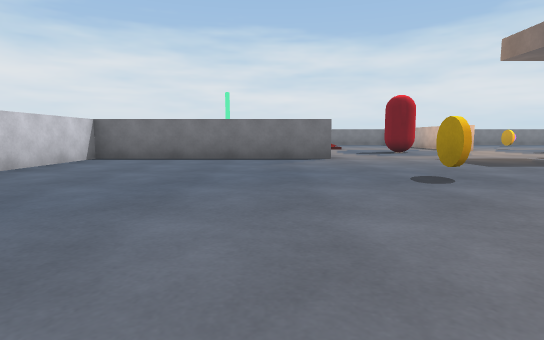
view 1 (above)

20 first-person views from a walk through a scene from a Unity 3-D project. The camera is 0.58 m above the floor, tilts 6° down and sees 80° across. The floor is counted in squares, 1 m on a side. Each view is taken from the middle of a square. On the plan, view 1 faces up. The plan holds only what a view shows up to about 9 squares ahead; the rest is blank. The player is left out.

view 2
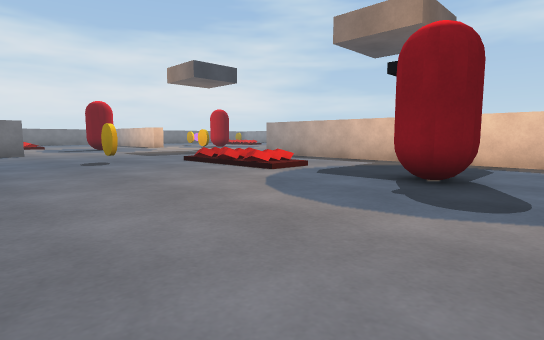

view 3
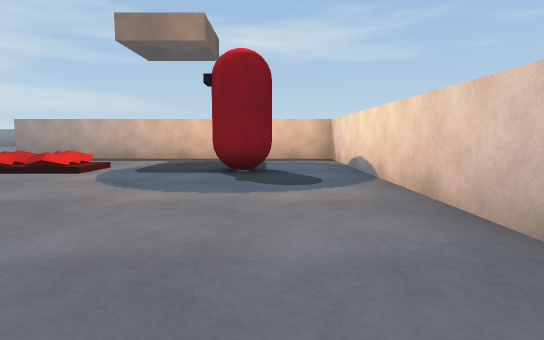

view 4
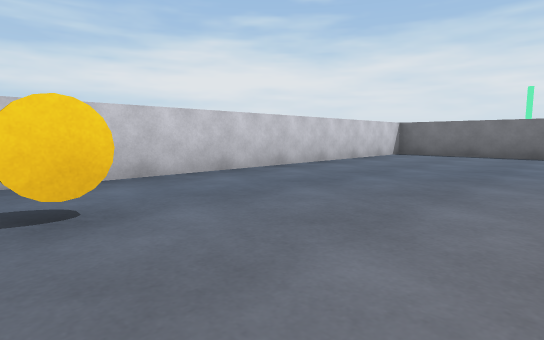

view 5
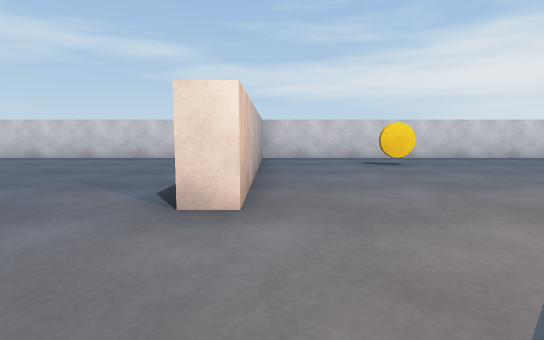

view 6
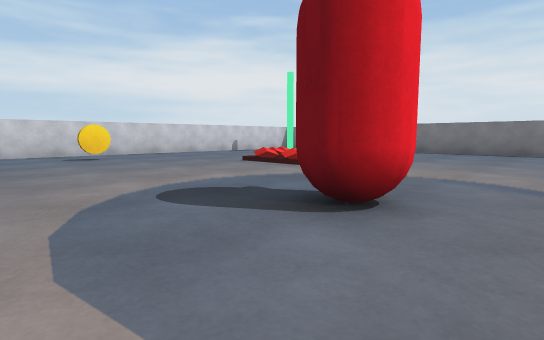

view 7
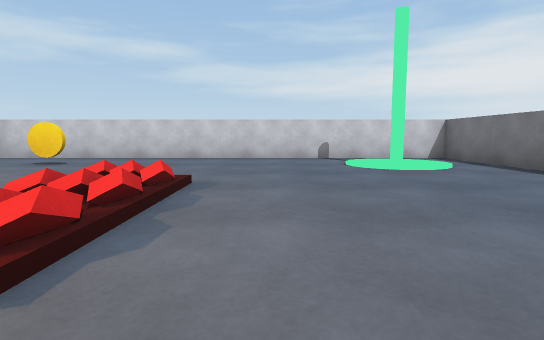

view 8
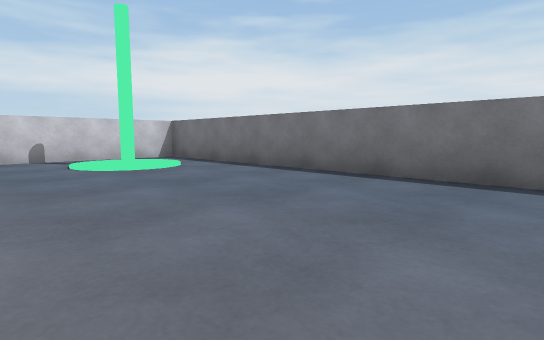

view 9
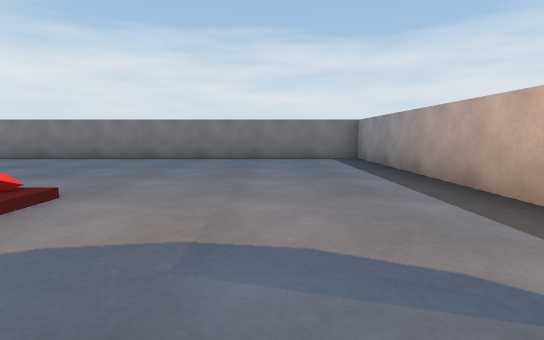

view 10
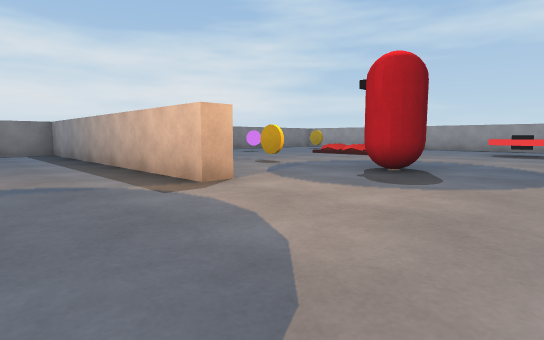

view 11
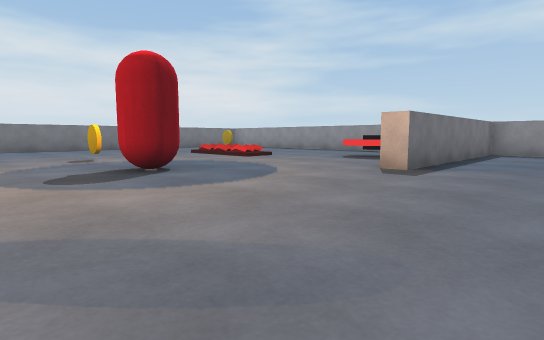

view 12
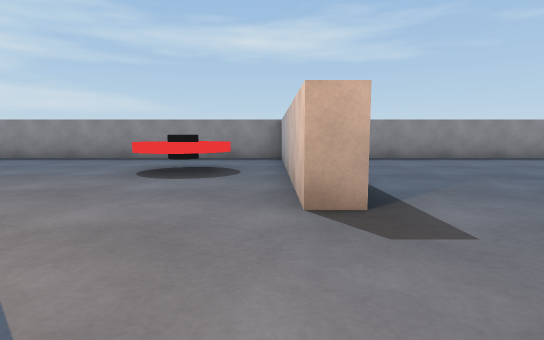

view 13
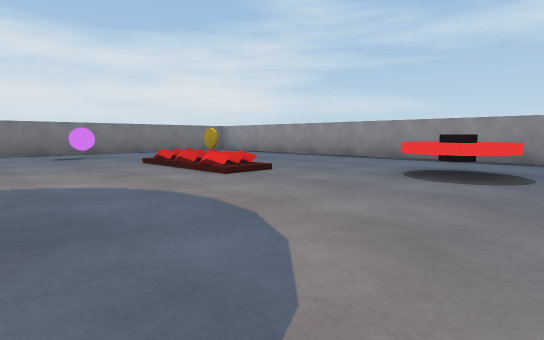

view 14
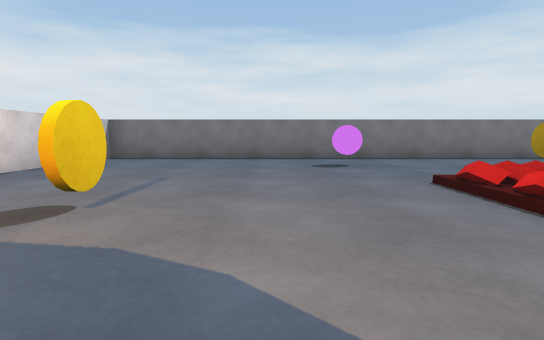

view 15
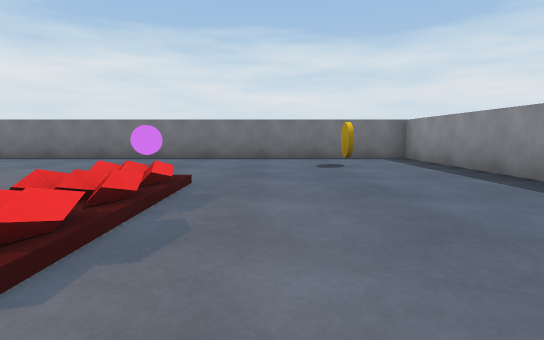

view 16
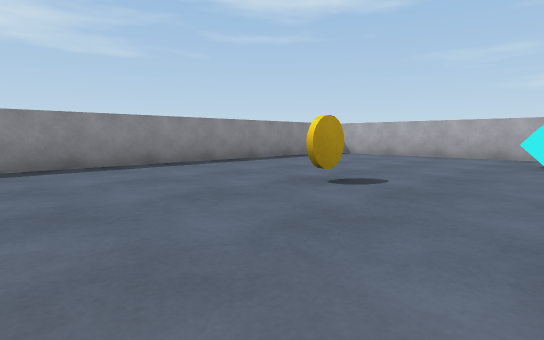

view 17
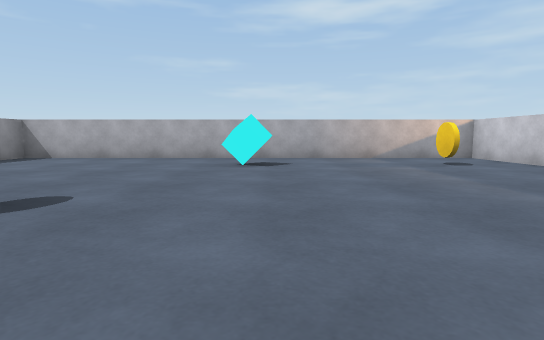

view 18
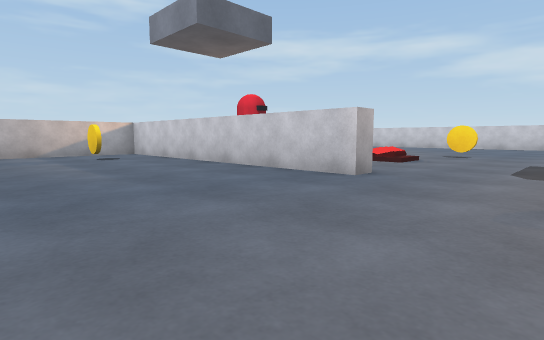

view 19
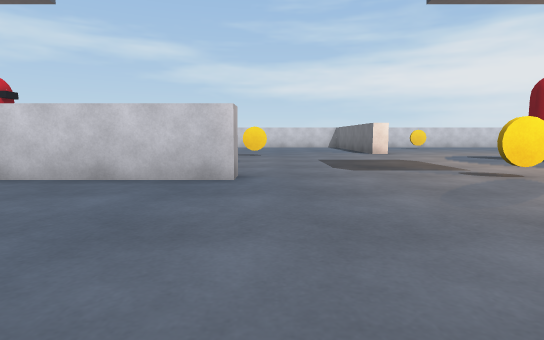

view 20
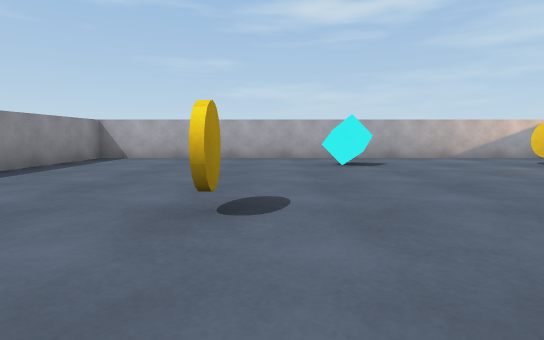

### Floor plan
Key: @ floor where view 1 was taken; # wall or solid block; . main floor; : floor 0.05 m higher than the main floor; / step, stairs or slope; O other object.
Columns run from 5 left of view 1 to 20 right of it. Each row starts with its distance up from view 1.
 21 ##########################
 20 #............#...........#
 19 #.::.........#....O...O..#
 18 #.:O.........#....OO..O..#
 17 #............#...........#
 16 #............#.....//....#
 15 #..../O//....#.O...O/....#
 14 #....////....#.O...O/....#
 13 #............#.....//....#
 12 #.O......................#
 11 #.O.......O.....O....OO..#
 10 #....................OO..#
  9 #...........O............#
  8 #######.....O......#######
  7 #........................#
  6 #........................#
  5 #......O.................#
  4 #......O.//..#...........#
  3 #........O  .#......O....#
  2 #........O ..#......O....#
  1 #........//..#...........#
  0 #....@.......#...........#
 -1  .O..........#O...O......#
 -2  .O.......O..#O...OO.....#
 -3      ........#...........#
 -4       ####################

Positions as (right, up) in squares from view 1, and headings:
1: (0, 0), facing up
2: (0, -3), facing up-right
3: (-1, -2), facing right
4: (0, -2), facing up-left
5: (4, 9), facing left
6: (6, 9), facing up-left
7: (4, 16), facing left
8: (4, 16), facing up-left
9: (5, 12), facing up
10: (5, 9), facing up-right
11: (8, 6), facing up-right
12: (11, 9), facing right
13: (11, 9), facing up-right
14: (12, 12), facing up
15: (16, 12), facing up
16: (13, 6), facing down-right
17: (13, 5), facing down
18: (12, 7), facing down-left
19: (12, 5), facing left
20: (15, 5), facing down
